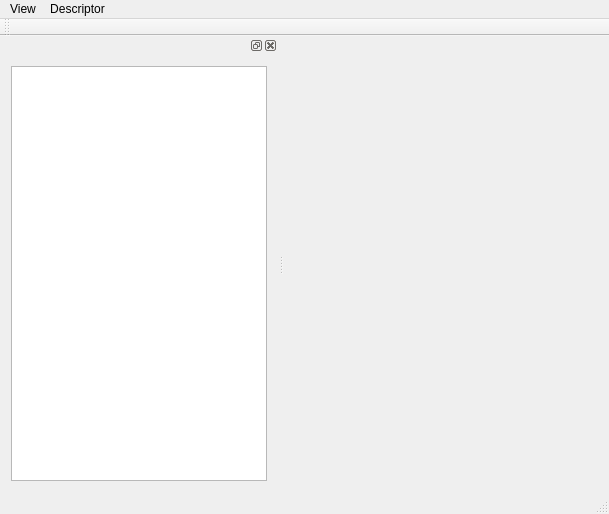
<?xml version="1.0" encoding="UTF-8"?>
<ui version="4.0">
 <class>MainWindow</class>
 <widget class="QMainWindow" name="MainWindow">
  <property name="geometry">
   <rect>
    <x>0</x>
    <y>0</y>
    <width>609</width>
    <height>514</height>
   </rect>
  </property>
  <property name="windowTitle">
   <string>MainWindow</string>
  </property>
  <widget class="QWidget" name="centralWidget"/>
  <widget class="QToolBar" name="mainToolBar">
   <attribute name="toolBarArea">
    <enum>TopToolBarArea</enum>
   </attribute>
   <attribute name="toolBarBreak">
    <bool>false</bool>
   </attribute>
  </widget>
  <widget class="QStatusBar" name="statusBar"/>
  <widget class="QDockWidget" name="dockWidget">
   <property name="floating">
    <bool>false</bool>
   </property>
   <attribute name="dockWidgetArea">
    <number>1</number>
   </attribute>
   <widget class="QWidget" name="dockWidgetContents">
    <layout class="QGridLayout" name="gridLayout">
     <item row="0" column="0">
      <layout class="QVBoxLayout" name="verticalLayout_2">
       <item>
        <widget class="QTreeView" name="treeView">
         <property name="expandsOnDoubleClick">
          <bool>true</bool>
         </property>
        </widget>
       </item>
      </layout>
     </item>
    </layout>
   </widget>
  </widget>
  <widget class="QMenuBar" name="menuBar">
   <property name="geometry">
    <rect>
     <x>0</x>
     <y>0</y>
     <width>609</width>
     <height>22</height>
    </rect>
   </property>
   <widget class="QMenu" name="menuView">
    <property name="title">
     <string>View</string>
    </property>
    <addaction name="actionNeuron"/>
    <addaction name="actionSample"/>
    <addaction name="actionAxis"/>
    <addaction name="actionMesh"/>
    <addaction name="actionDeselect_Control"/>
    <addaction name="actionZoom_In"/>
    <addaction name="actionZoom_Out"/>
    <addaction name="actionHigher_Histogram"/>
    <addaction name="actionLower_Histogram"/>
   </widget>
   <widget class="QMenu" name="menuDescriptor">
    <property name="title">
     <string>Descriptor</string>
    </property>
    <addaction name="actionGenerate"/>
    <addaction name="actionV_Flip"/>
    <addaction name="actionH_Flip"/>
    <addaction name="actionRotate"/>
   </widget>
   <addaction name="menuView"/>
   <addaction name="menuDescriptor"/>
  </widget>
  <action name="actionNeuron">
   <property name="checkable">
    <bool>true</bool>
   </property>
   <property name="text">
    <string>Neuron</string>
   </property>
   <property name="shortcut">
    <string>Ctrl+N</string>
   </property>
  </action>
  <action name="actionSample">
   <property name="checkable">
    <bool>true</bool>
   </property>
   <property name="text">
    <string>Sample</string>
   </property>
   <property name="shortcut">
    <string>Ctrl+S</string>
   </property>
  </action>
  <action name="actionAxis">
   <property name="checkable">
    <bool>true</bool>
   </property>
   <property name="text">
    <string>Axis</string>
   </property>
   <property name="shortcut">
    <string>Ctrl+A</string>
   </property>
  </action>
  <action name="actionMesh">
   <property name="checkable">
    <bool>true</bool>
   </property>
   <property name="text">
    <string>Mesh</string>
   </property>
   <property name="shortcut">
    <string>Ctrl+M</string>
   </property>
  </action>
  <action name="actionDeselect_Control">
   <property name="text">
    <string>Deselect Control</string>
   </property>
   <property name="shortcut">
    <string>Ctrl+D</string>
   </property>
  </action>
  <action name="actionGenerate">
   <property name="text">
    <string>Generate</string>
   </property>
   <property name="shortcut">
    <string>Ctrl+G</string>
   </property>
  </action>
  <action name="actionV_Flip">
   <property name="text">
    <string>V-Flip</string>
   </property>
   <property name="shortcut">
    <string>Ctrl+V</string>
   </property>
  </action>
  <action name="actionH_Flip">
   <property name="text">
    <string>H-Flip</string>
   </property>
   <property name="shortcut">
    <string>Ctrl+H</string>
   </property>
  </action>
  <action name="actionRotate">
   <property name="text">
    <string>Rotate</string>
   </property>
   <property name="shortcut">
    <string>Ctrl+R</string>
   </property>
  </action>
  <action name="actionZoom_In">
   <property name="text">
    <string>Zoom In</string>
   </property>
   <property name="shortcut">
    <string>Meta+=</string>
   </property>
  </action>
  <action name="actionZoom_Out">
   <property name="text">
    <string>Zoom Out</string>
   </property>
   <property name="shortcut">
    <string>Meta+-</string>
   </property>
  </action>
  <action name="actionHigher_Histogram">
   <property name="text">
    <string>Higher Histogram</string>
   </property>
   <property name="shortcut">
    <string>Alt+=</string>
   </property>
  </action>
  <action name="actionLower_Histogram">
   <property name="text">
    <string>Lower Histogram</string>
   </property>
   <property name="shortcut">
    <string>Alt+-</string>
   </property>
  </action>
 </widget>
 <layoutdefault spacing="6" margin="11"/>
 <resources/>
 <connections/>
</ui>
